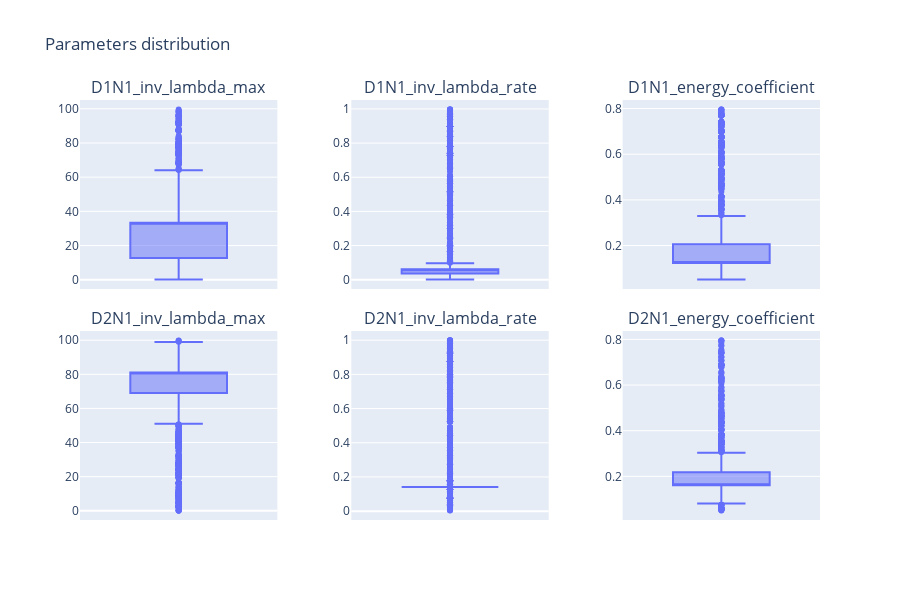

The notebook cell this image was saved under:
### Code cell
viewer.box_plot(3)

### Figure 1 — Plotly figure (JSON) as saved in the notebook; plotly's stock layout.template omitted (floating-point values rounded to 4 significant figures; data arrays with more than 128 entries replaced by an {"elided": "..."} marker saying what was removed)
{"data": [{"alignmentgroup": "True", "hovertemplate": "D1N1_inv_lambda_max=%{y}<extra></extra>", "legendgroup": "", "marker": {"color": "#636efa"}, "name": "", "notched": false, "offsetgroup": "", "orientation": "v", "showlegend": false, "type": "box", "x0": " ", "xaxis": "x", "y": {"elided": "4972 float values"}, "y0": " ", "yaxis": "y"}, {"alignmentgroup": "True", "hovertemplate": "D1N1_inv_lambda_rate=%{y}<extra></extra>", "legendgroup": "", "marker": {"color": "#636efa"}, "name": "", "notched": false, "offsetgroup": "", "orientation": "v", "showlegend": false, "type": "box", "x0": " ", "xaxis": "x2", "y": {"elided": "4972 float values"}, "y0": " ", "yaxis": "y2"}, {"alignmentgroup": "True", "hovertemplate": "D1N1_energy_coefficient=%{y}<extra></extra>", "legendgroup": "", "marker": {"color": "#636efa"}, "name": "", "notched": false, "offsetgroup": "", "orientation": "v", "showlegend": false, "type": "box", "x0": " ", "xaxis": "x3", "y": {"elided": "4972 float values"}, "y0": " ", "yaxis": "y3"}, {"alignmentgroup": "True", "hovertemplate": "D2N1_inv_lambda_max=%{y}<extra></extra>", "legendgroup": "", "marker": {"color": "#636efa"}, "name": "", "notched": false, "offsetgroup": "", "orientation": "v", "showlegend": false, "type": "box", "x0": " ", "xaxis": "x4", "y": {"elided": "4972 float values"}, "y0": " ", "yaxis": "y4"}, {"alignmentgroup": "True", "hovertemplate": "D2N1_inv_lambda_rate=%{y}<extra></extra>", "legendgroup": "", "marker": {"color": "#636efa"}, "name": "", "notched": false, "offsetgroup": "", "orientation": "v", "showlegend": false, "type": "box", "x0": " ", "xaxis": "x5", "y": {"elided": "4972 float values"}, "y0": " ", "yaxis": "y5"}, {"alignmentgroup": "True", "hovertemplate": "D2N1_energy_coefficient=%{y}<extra></extra>", "legendgroup": "", "marker": {"color": "#636efa"}, "name": "", "notched": false, "offsetgroup": "", "orientation": "v", "showlegend": false, "type": "box", "x0": " ", "xaxis": "x6", "y": {"elided": "4972 float values"}, "y0": " ", "yaxis": "y6"}], "layout": {"annotations": [{"font": {"size": 16}, "showarrow": false, "text": "D1N1_inv_lambda_max", "x": 0.1333, "xanchor": "center", "xref": "paper", "y": 1, "yanchor": "bottom", "yref": "paper"}, {"font": {"size": 16}, "showarrow": false, "text": "D1N1_inv_lambda_rate", "x": 0.5, "xanchor": "center", "xref": "paper", "y": 1, "yanchor": "bottom", "yref": "paper"}, {"font": {"size": 16}, "showarrow": false, "text": "D1N1_energy_coefficient", "x": 0.8667, "xanchor": "center", "xref": "paper", "y": 1, "yanchor": "bottom", "yref": "paper"}, {"font": {"size": 16}, "showarrow": false, "text": "D2N1_inv_lambda_max", "x": 0.1333, "xanchor": "center", "xref": "paper", "y": 0.45, "yanchor": "bottom", "yref": "paper"}, {"font": {"size": 16}, "showarrow": false, "text": "D2N1_inv_lambda_rate", "x": 0.5, "xanchor": "center", "xref": "paper", "y": 0.45, "yanchor": "bottom", "yref": "paper"}, {"font": {"size": 16}, "showarrow": false, "text": "D2N1_energy_coefficient", "x": 0.8667, "xanchor": "center", "xref": "paper", "y": 0.45, "yanchor": "bottom", "yref": "paper"}], "height": 600, "title": {"text": "Parameters distribution"}, "width": 900, "xaxis": {"anchor": "y", "domain": [0, 0.2667]}, "xaxis2": {"anchor": "y2", "domain": [0.3667, 0.6333]}, "xaxis3": {"anchor": "y3", "domain": [0.7333, 1]}, "xaxis4": {"anchor": "y4", "domain": [0, 0.2667]}, "xaxis5": {"anchor": "y5", "domain": [0.3667, 0.6333]}, "xaxis6": {"anchor": "y6", "domain": [0.7333, 1]}, "yaxis": {"anchor": "x", "domain": [0.55, 1]}, "yaxis2": {"anchor": "x2", "domain": [0.55, 1]}, "yaxis3": {"anchor": "x3", "domain": [0.55, 1]}, "yaxis4": {"anchor": "x4", "domain": [0, 0.45]}, "yaxis5": {"anchor": "x5", "domain": [0, 0.45]}, "yaxis6": {"anchor": "x6", "domain": [0, 0.45]}}}
